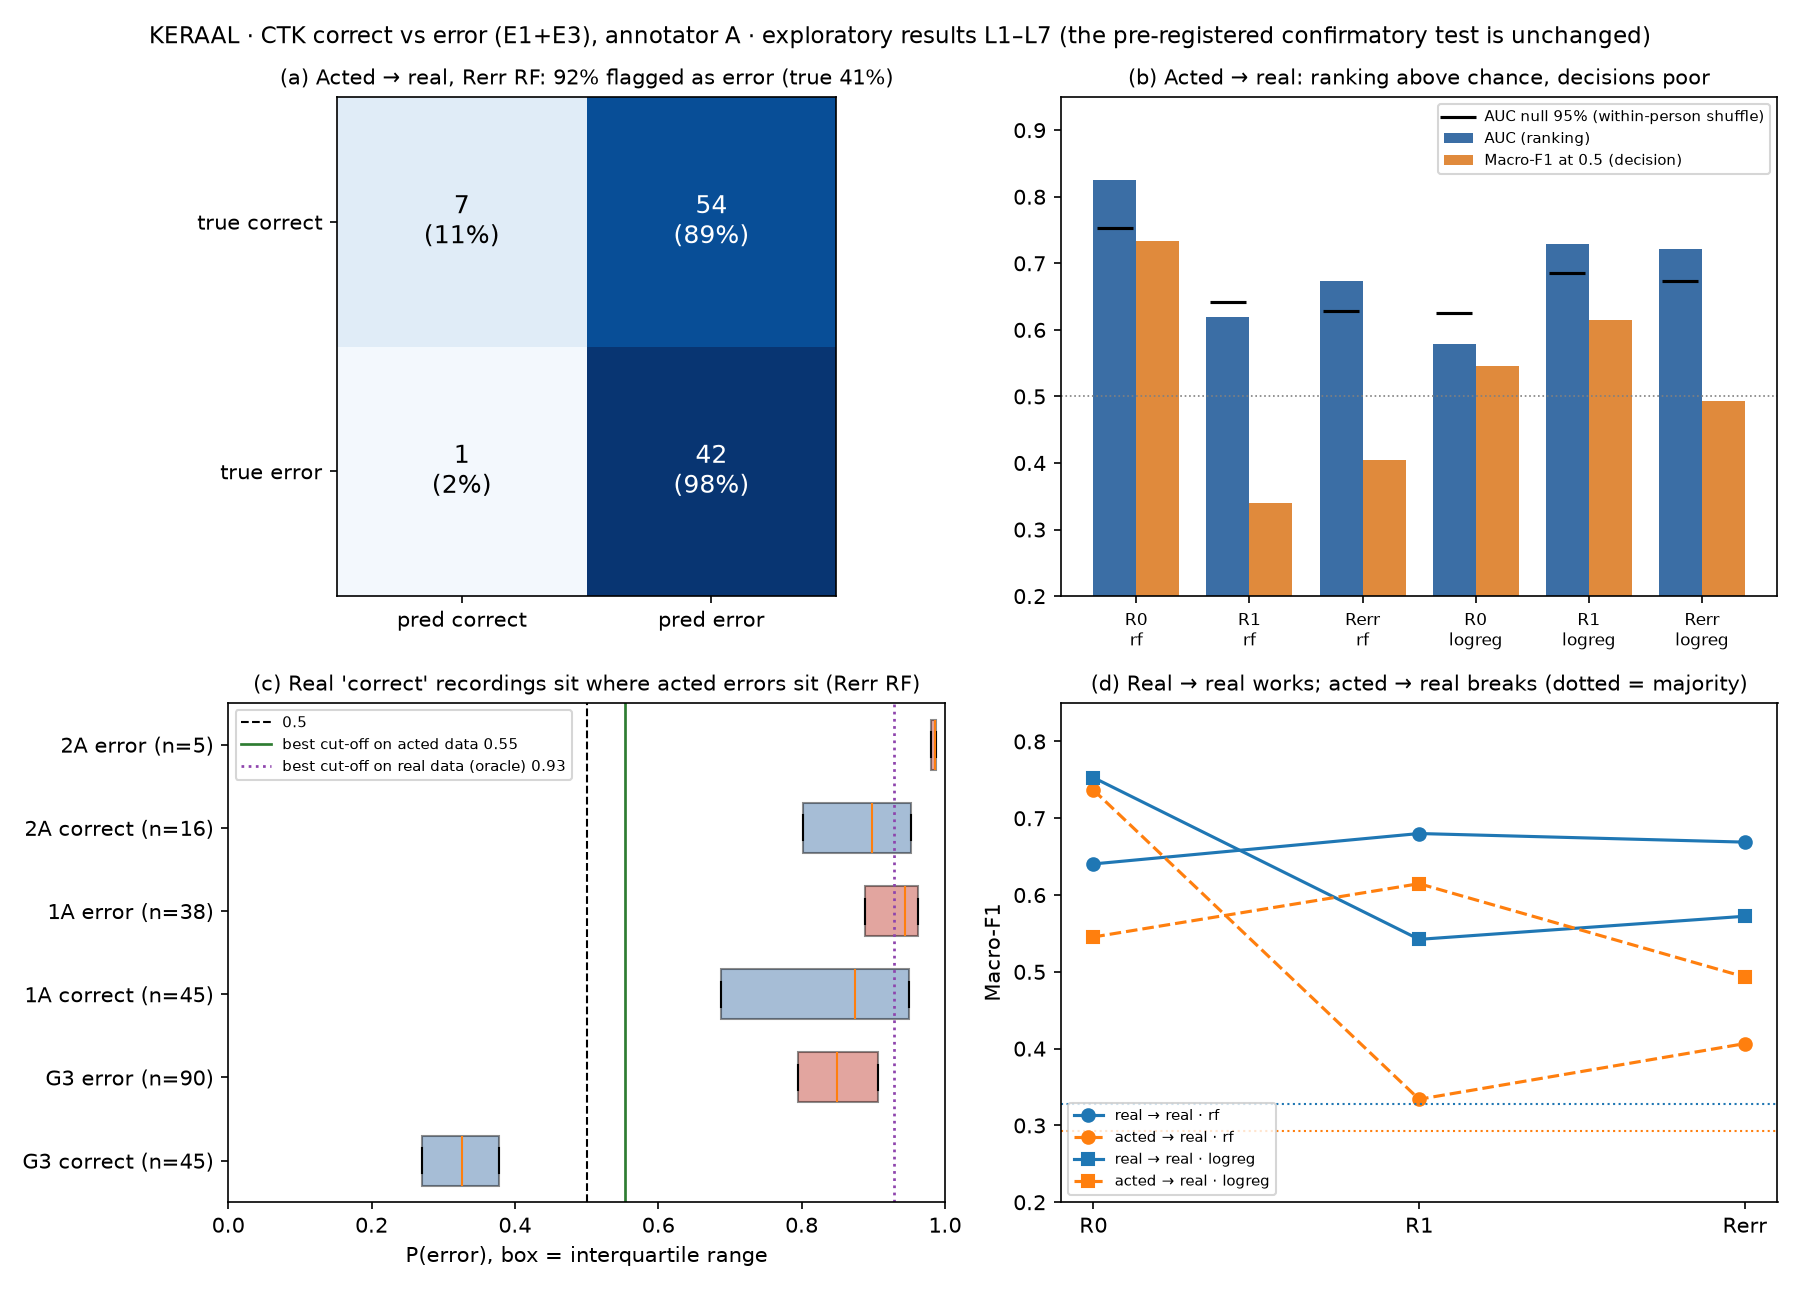

Here is the Python script that generated this plot:
"""L11 (exploratory): one-page summary of loop results L1-L7 for the presentation and the report.

Reads only the saved outputs of L1-L7 (and, through L7, the confirmatory prediction files); no model is refit.
  l11_summary.png  four panels, annotator A, CTK C vs E13:
                   (a) acted -> real confusion matrix, Rerr RF (L7)        -> "it calls almost everything an error"
                   (b) AUC vs Macro-F1 at 0.5 per rep x model, P1 (L1)      -> "the ranking survives, the cut-off fails"
                   (c) P(E13) quartiles by set and class, Rerr RF (L2)      -> "real 'correct' sits where acted errors sit"
                   (d) Macro-F1 real -> real vs acted -> real (L7)          -> "only the acted -> real step breaks"
  l11_summary.md   the key messages with their numbers and caveats (KR / EN), plus every number in the figure.
Usage: python explore/loop/l11_summary.py [--check]
"""
from __future__ import annotations

import argparse
import csv
import sys
from pathlib import Path

HERE = Path(__file__).resolve().parent
ROOT = HERE.parents[1]
sys.path.insert(0, str(HERE))
from l7_figures import LR, REPS, confusion, ladder  # noqa: E402


def rows(name):
    with (HERE / name).open(encoding="utf-8") as f:
        return list(csv.DictReader(f))


def load():
    l1 = [r for r in rows("l1_acted_to_real_auc.csv") if r["annotator"] == "A"]
    l2 = [r for r in rows("l2_probability_shift.csv") if r["annotator"] == "A" and r["model"] == "rf" and r["rep"] == "Rerr"]
    cm = confusion(ROOT)[("A", "rf")]
    f1, null = ladder(ROOT)
    return l1, l2, cm, f1, null


def plot(l1, l2, cm, f1, null, out: Path):
    import matplotlib
    matplotlib.use("Agg")
    import matplotlib.pyplot as plt
    import numpy as np
    fig, ax = plt.subplots(2, 2, figsize=(12, 8.6))
    # (a) confusion
    a = ax[0, 0]
    a.imshow(cm / cm.sum(1, keepdims=True), cmap="Blues", vmin=0, vmax=1)
    for i in range(2):
        for j in range(2):
            sh = cm[i, j] / cm[i].sum()
            a.text(j, i, f"{cm[i, j]}\n({sh:.0%})", ha="center", va="center", fontsize=12,
                   color="white" if sh > 0.6 else "black")
    a.set_xticks([0, 1], ["pred correct", "pred error"]); a.set_yticks([0, 1], ["true correct", "true error"])
    a.set_title(f"(a) Acted → real, Rerr RF: {cm[:, 1].sum() / cm.sum():.0%} flagged as error "
                f"(true {cm[1].sum() / cm.sum():.0%})", fontsize=10)
    # (b) AUC vs F1
    b = ax[0, 1]
    labels = [f"{r['rep']}\n{r['model'].split('(')[0]}" for r in l1]
    x = np.arange(len(l1)); w = 0.38
    auc = [float(r["auc_pooled"]) for r in l1]; f1s = [float(r["f1_at_0.5"]) for r in l1]
    nul = [float(r["null_p95"]) for r in l1]
    b.bar(x - w / 2, auc, w, label="AUC (ranking)", color="#3b6ea5")
    b.bar(x + w / 2, f1s, w, label="Macro-F1 at 0.5 (decision)", color="#e08a3c")
    b.scatter(x - w / 2, nul, marker="_", s=300, color="k", label="AUC null 95% (within-person shuffle)", zorder=3)
    b.axhline(0.5, color="grey", lw=0.8, ls=":")
    b.set_xticks(x, labels, fontsize=8); b.set_ylim(0.2, 0.95); b.legend(fontsize=7, loc="upper right")
    b.set_title("(b) Acted → real: ranking above chance, decisions poor", fontsize=10)
    # (c) probability quartiles
    c = ax[1, 0]
    order = [("G3 (OOF)", "C"), ("G3 (OOF)", "E13"), ("1A", "C"), ("1A", "E13"), ("2A", "C"), ("2A", "E13")]
    stats, cols = [], []
    for s, k in order:
        r = next(r for r in l2 if r["set"] == s and r["class"] == k)
        q1, med, q3 = float(r["q25"]), float(r["median_p"]), float(r["q75"])
        stats.append({"label": f"{s.replace(' (OOF)', '')} {'correct' if k == 'C' else 'error'} (n={r['n']})",
                      "q1": q1, "med": med, "q3": q3, "whislo": q1, "whishi": q3})
        cols.append("#3b6ea5" if k == "C" else "#c0392b")
    bp = c.bxp(stats, orientation="horizontal", showfliers=False, patch_artist=True, widths=0.6)
    for p, col in zip(bp["boxes"], cols):
        p.set_facecolor(col); p.set_alpha(0.45)
    tg, tr = float(l2[0]["thr_youden_G3"]), float(l2[0]["thr_youden_real_oracle"])
    c.axvline(0.5, color="k", ls="--", lw=1, label="0.5")
    c.axvline(tg, color="#2e7d32", lw=1.3, label=f"best cut-off on acted data {tg:.2f}")
    c.axvline(tr, color="#8e44ad", lw=1.3, ls=":", label=f"best cut-off on real data (oracle) {tr:.2f}")
    c.set_xlim(0, 1); c.set_xlabel("P(error), box = interquartile range"); c.legend(fontsize=7, loc="upper left")
    c.set_title("(c) Real 'correct' recordings sit where acted errors sit (Rerr RF)", fontsize=10)
    # (d) ladder
    d = ax[1, 1]
    xr = np.arange(len(REPS))
    for model, mk in (("rf", "o"), (LR, "s")):
        d.plot(xr, [f1[("P4", "A", model, r)] for r in REPS], "-" + mk, color="C0",
               label=f"real → real · {model.split('(')[0]}")
        d.plot(xr, [f1[("P1", "A", model, r)] for r in REPS], "--" + mk, color="C1",
               label=f"acted → real · {model.split('(')[0]}")
    d.axhline(f1[("P4", "A", "majority", "-")], color="C0", ls=":", lw=1)
    d.axhline(f1[("P1", "A", "majority", "-")], color="C1", ls=":", lw=1)
    d.set_xticks(xr, REPS); d.set_ylim(0.2, 0.85); d.set_ylabel("Macro-F1"); d.legend(fontsize=7, loc="lower left")
    d.set_title("(d) Real → real works; acted → real breaks (dotted = majority)", fontsize=10)
    fig.suptitle("KERAAL · CTK correct vs error (E1+E3), annotator A · exploratory results L1–L7 "
                 "(the pre-registered confirmatory test is unchanged)", fontsize=11)
    fig.tight_layout()
    fig.savefig(out, dpi=150)


MESSAGES = """# L11 · 루프 결과 한 장 요약 (탐색) / one-page summary of L1–L7 (exploratory)

그림: `l11_summary.png` (주석자 A, CTK 정상 vs 오류 E1+E3). 사전 등록 확증 결과(H1–H3 지지 안 됨)는 그대로이고, 아래는 모두 그 뒤의 **탐색** 결과다.

## 핵심 메시지 / key messages

1. **연기 데이터로 배운 모델은 실제 녹화를 거의 다 오류로 판정한다** (L7, 그림 a). Rerr RF: 실제 정상의 89%를 오류로, 오류 판정 비율 92% vs 실제 41%.
   *The acted-trained model calls almost every real recording an error (92 % flagged vs 41 % true).*
2. **그래도 순위는 우연보다 낫다** (L1, 그림 b). Rerr AUC RF 0.674 · logreg 0.722 (참가자 안 순열 null 95% 0.629·0.673, p ≤ 0.002)인데 기준점 0.5의 Macro-F1은 0.404·0.493. 주석자 B도 같다.
   *It still ranks errors above chance; the decision cut-off is what fails.*
3. **실패의 모양은 "분포 전체의 이동"이다** (L2, 그림 c). 실제 정상의 P(오류) 중앙값 0.88로 연기 오류(0.85)보다 높다. 연기 데이터의 최적 기준점 0.55 vs 실제(oracle) 0.93.
   *Real "correct" recordings get the probabilities that acted errors get.*
4. **실제 → 실제는 된다** (L7, 그림 d). Macro-F1 0.54–0.78 vs 다수 클래스 0.33–0.36. 무너지는 것은 연기 → 실제 단계다.
   *Real-to-real works; only the acted-to-real step breaks.*
5. **카메라 보정만으로는 안 된다** (L3). 손목 높이 feature를 빼면 과잉 판정은 줄지만(92% → 82%, logreg F1 0.49 → 0.64) 실제 → 실제 성능도 같이 떨어진다.
   *Removing camera-sensitive height features trades the shift for lost information.*
6. **놓치는 것은 작은 오류** (L5, CTK). 큰 오류 recall이 더 높다(28개 조합 중 25개, 중앙값 +0.36; 큰 오류 5개뿐). ELK는 차이 없음.
7. **조심할 단서들** (L4, L6). "raw(R0)가 가장 좋다"는 RF에서만 나온다(로시니 R2 대기). 길이 단서는 사람 차이였고, G3 녹화는 실제보다 1.3–2배 짧다.

## 발표에서 쓰는 법 / how to use it in the talk
- 슬라이드 4(확증 실패): 그림 a. 슬라이드 6(원인): 그림 b·c. 슬라이드 5·7 사이: 그림 d.
- 한 문장: "연기 데이터로 배운 모델은 오류를 구분하는 능력은 남아 있지만, 판정 기준점이 실제 사람에게 맞지 않는다."
- 꼭 함께 말할 한계: 결과를 본 뒤의 탐색 분석, 시험 참가자 11명(2A 오류 4–5개), G3 3명, 1A 서서·G3 앉아서, 기준점 보정(R1)은 아직 진행 중.
"""


def write_md(l1, l2, cm, out: Path):
    lines = [MESSAGES, "## 그림의 수치 / numbers in the figure", "",
             f"(a) confusion (Rerr RF, A): true C → C {cm[0, 0]}, C → E {cm[0, 1]}, E → C {cm[1, 0]}, E → E {cm[1, 1]}", "",
             "(b) | rep | model | AUC | null 95% | p | F1@0.5 |", "|---|---|---|---|---|---|"]
    lines += [f"| {r['rep']} | {r['model']} | {r['auc_pooled']} | {r['null_p95']} | {r['p']} | {r['f1_at_0.5']} |" for r in l1]
    lines += ["", "(c) | set | class | n | q25 | median | q75 |", "|---|---|---|---|---|---|"]
    lines += [f"| {r['set']} | {r['class']} | {r['n']} | {r['q25']} | {r['median_p']} | {r['q75']} |" for r in l2]
    lines += ["", "(d) 수치는 `l7_figures.md`의 사다리 표(주석자 A) / see the ladder table in `l7_figures.md`."]
    out.write_text("\n".join(lines) + "\n", encoding="utf-8")


def main() -> int:
    ap = argparse.ArgumentParser()
    ap.add_argument("--check", action="store_true")
    a = ap.parse_args()
    l1, l2, cm, f1, null = load()
    if a.check:
        fails = []
        if len(l1) != 6 or len(l2) != 6:
            fails.append(f"expected 6 L1 and 6 L2 rows, got {len(l1)}, {len(l2)}")
        rerr_rf = next(r for r in l1 if r["rep"] == "Rerr" and r["model"] == "rf")
        if abs(float(rerr_rf["f1_at_0.5"]) - 0.404) > 0.002 or abs(cm[:, 1].sum() / cm.sum() - 0.92) > 0.02:
            fails.append("summary numbers drifted from L1 / L7")
        print("CHECK", "PASSED" if not fails else f"FAILED {fails}")
        return 1 if fails else 0
    plot(l1, l2, cm, f1, null, HERE / "l11_summary.png")
    write_md(l1, l2, cm, HERE / "l11_summary.md")
    print("wrote explore/loop/l11_summary.png, l11_summary.md")
    return 0


if __name__ == "__main__":
    sys.exit(main())
